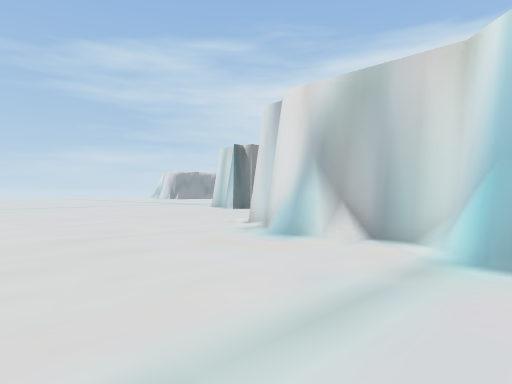
view 1 (above)

20 first-person views from a walk through a scene from a Unity 3-D project. The camera is 1.5 m above the floor, looks level and sees 75° across. The floor is counted in squares, 2 m on a side. Each view is taken from the middle of a square. On the plan, view 1 faces up. The plan holds only what a view shows up to about 11 squares ahead; the rest is blank. The place goes on beyond the plan.

view 2
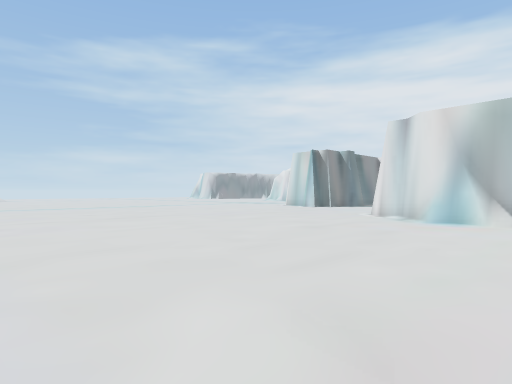

view 3
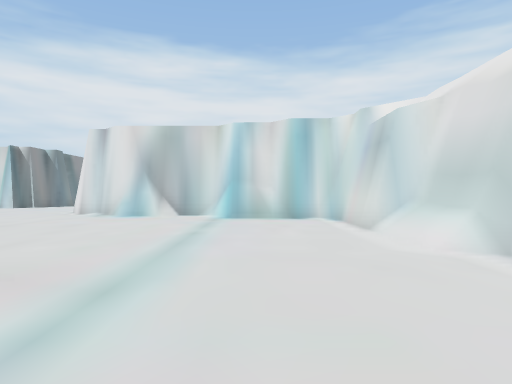

view 4
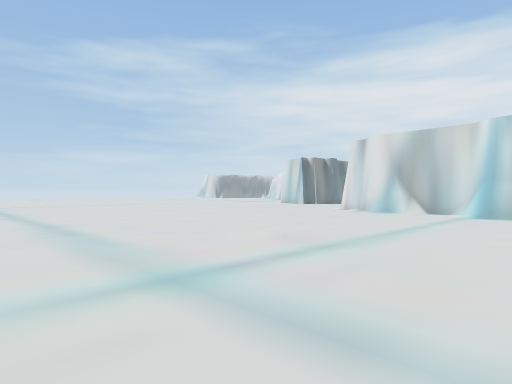

view 5
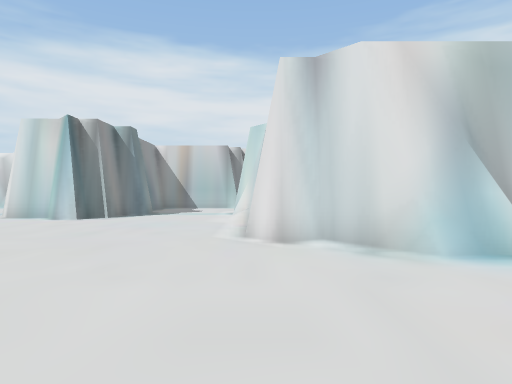

view 6
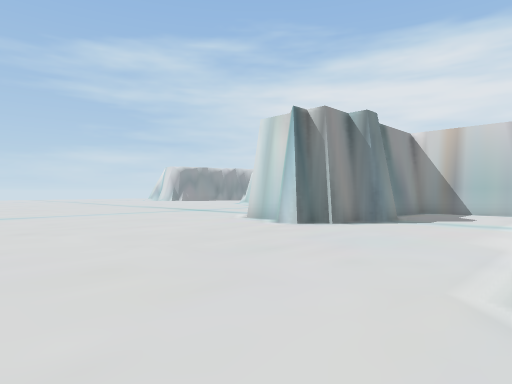

view 7
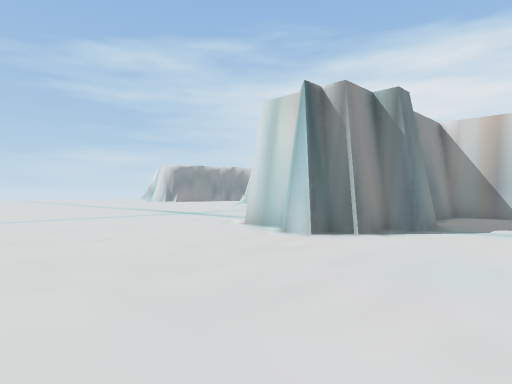

view 8
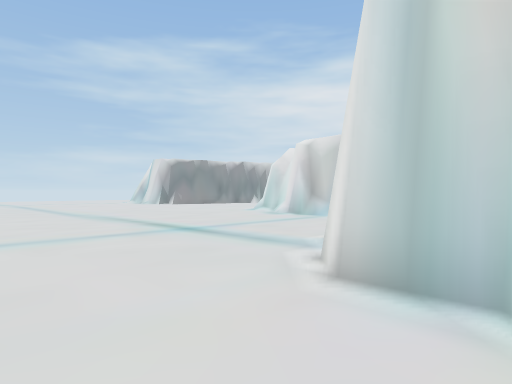

view 9
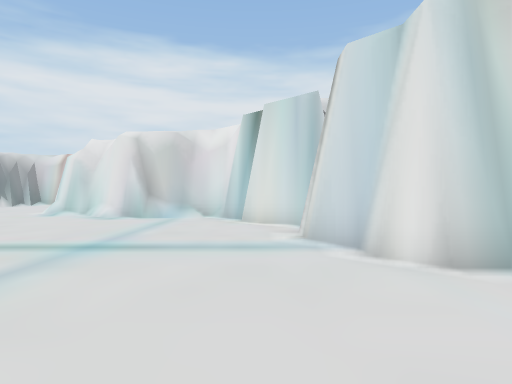

view 10
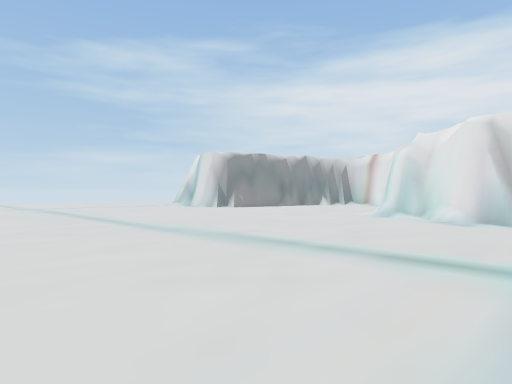

view 11
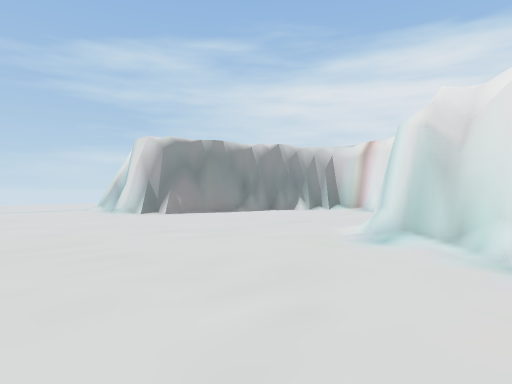

view 12
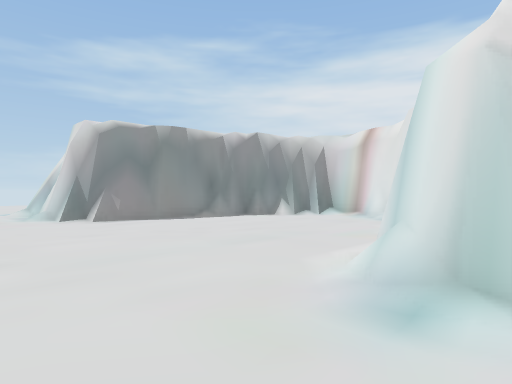

view 13
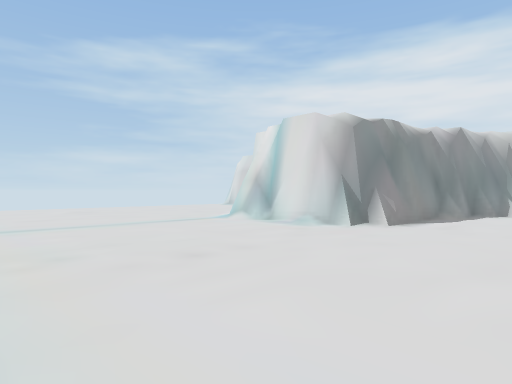

view 14
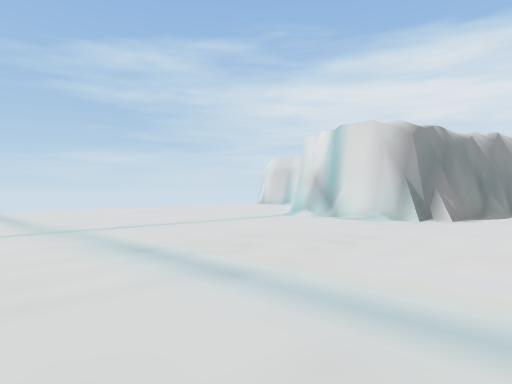

view 15
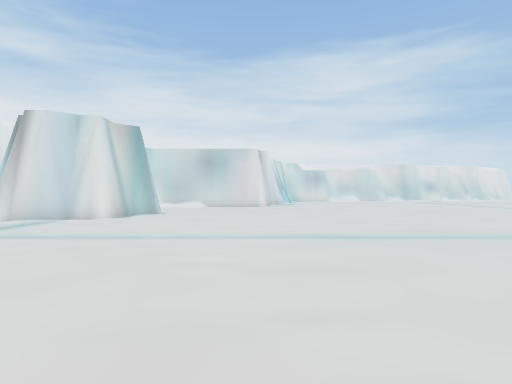

view 16
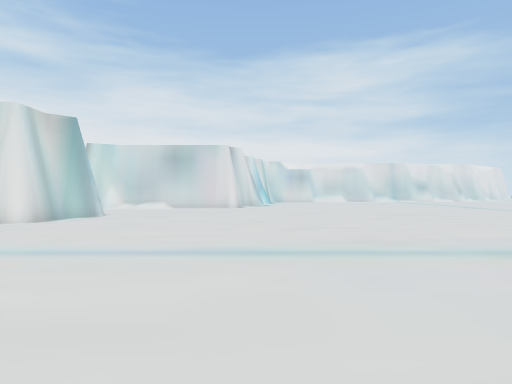

view 17
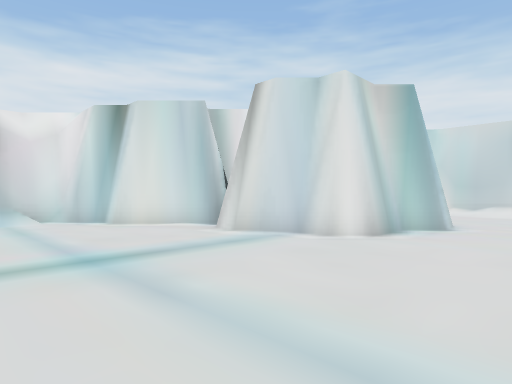

view 18
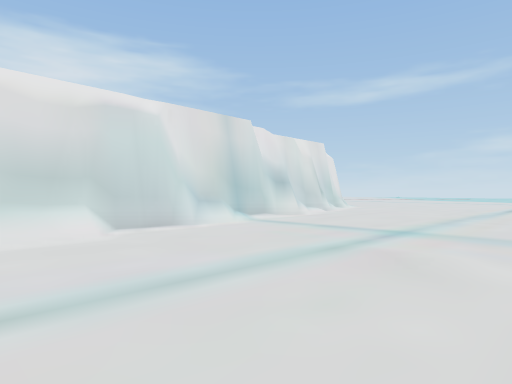

view 19
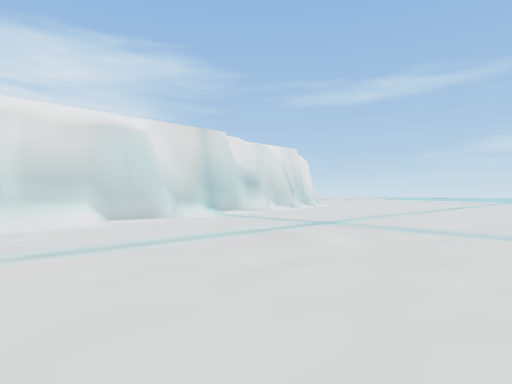

view 20
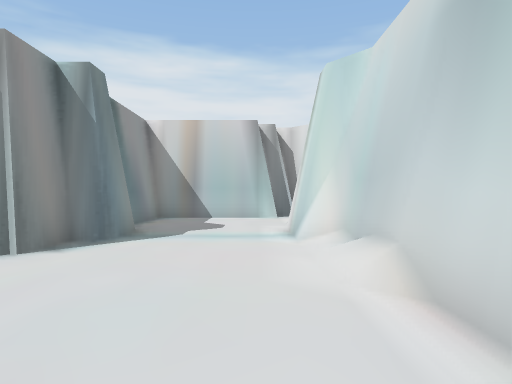

### Floor plan
Key: @ floor where view 1 was taken; # wall or solid block; . floor; / step, stairs or slope.
Columns run from 17 left of view 1 to 7 right of it. Each row starts with its distance up from view 1.
 38 ..... #      ##
 37 ......##  #####.##
 36 .......####......#
 35 ......./##.......
 34 .................
 33 .................
 32 ................
 31 ................
 30  ..............#
 29  ............./#
 28   ............/#
 27    ............#
 26     ...........###
 25      ...........###
 24      .............#
 23       ...........##
 22        ..........#
 21      ............#
 20      ...........##
 19      ..........##   ###
 18      ..........##  ##.##
 17      ..........##  #...##
 16      ...........####....
 15      ...........##.....
 14       ...............#
 13       ..............##
 12       ............./#
 11       .............##
 10       ............##
  9      ............##
  8      ............##
  7       ............#
  6        ...........##
  5      ..............##
  4      ...............#
  3       ..............##
  2        ..............#
  1         .............#
  0         .........@..##
 -1          ...........#
 -2          ..........##
 -3         ..........##
 -4        ..........##
 -5       ..........##
 -6       ..........#
 -7        ........##

Positions as (right, up) in squares from view 1, and headings:
1: (0, 0), facing up
2: (-4, -2), facing up
3: (-4, -4), facing up-right
4: (-4, -6), facing up
5: (-4, 5), facing up-right
6: (-2, 7), facing up
7: (-2, 9), facing up
8: (-3, 14), facing up
9: (-6, 16), facing up-right
10: (-7, 18), facing up
11: (-5, 23), facing up
12: (-4, 26), facing up
13: (-11, 27), facing up
14: (-13, 26), facing up
15: (-12, 21), facing down-right
16: (-12, 19), facing down-right
17: (-8, 19), facing right
18: (-2, 3), facing down
19: (-3, 5), facing down
20: (-1, 10), facing up-right
